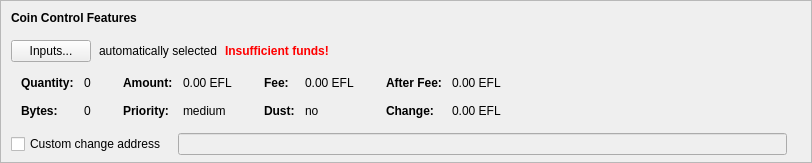
    <widget class="QFrame" name="frameCoinControl">
     <property name="sizePolicy">
      <sizepolicy hsizetype="Expanding" vsizetype="Expanding">
       <horstretch>0</horstretch>
       <verstretch>0</verstretch>
      </sizepolicy>
     </property>
     <property name="maximumSize">
      <size>
       <width>16777215</width>
       <height>16777215</height>
      </size>
     </property>
     <property name="frameShape">
      <enum>QFrame::StyledPanel</enum>
     </property>
     <property name="frameShadow">
      <enum>QFrame::Sunken</enum>
     </property>
     <layout class="QVBoxLayout" name="verticalLayoutCoinControl2">
      <property name="spacing">
       <number>0</number>
      </property>
      <property name="leftMargin">
       <number>0</number>
      </property>
      <property name="topMargin">
       <number>0</number>
      </property>
      <property name="rightMargin">
       <number>0</number>
      </property>
      <property name="bottomMargin">
       <number>6</number>
      </property>
      <item>
       <layout class="QVBoxLayout" name="verticalLayoutCoinControl" stretch="0,0,0,0,1">
        <property name="spacing">
         <number>0</number>
        </property>
        <property name="leftMargin">
         <number>10</number>
        </property>
        <property name="topMargin">
         <number>10</number>
        </property>
        <item>
         <layout class="QHBoxLayout" name="horizontalLayoutCoinControl1">
          <property name="bottomMargin">
           <number>15</number>
          </property>
          <item>
           <widget class="QLabel" name="labelCoinControlFeatures">
            <property name="sizePolicy">
             <sizepolicy hsizetype="Preferred" vsizetype="Maximum">
              <horstretch>0</horstretch>
              <verstretch>0</verstretch>
             </sizepolicy>
            </property>
            <property name="font">
             <font>
              <weight>75</weight>
              <bold>true</bold>
             </font>
            </property>
            <property name="styleSheet">
             <string notr="true">font-weight:bold;</string>
            </property>
            <property name="text">
             <string>Coin Control Features</string>
            </property>
           </widget>
          </item>
         </layout>
        </item>
        <item>
         <layout class="QHBoxLayout" name="horizontalLayoutCoinControl2" stretch="0,0,0,0">
          <property name="spacing">
           <number>8</number>
          </property>
          <property name="bottomMargin">
           <number>10</number>
          </property>
          <item>
           <widget class="QPushButton" name="pushButtonCoinControl">
            <property name="styleSheet">
             <string notr="true"/>
            </property>
            <property name="text">
             <string>Inputs...</string>
            </property>
            <property name="autoDefault">
             <bool>false</bool>
            </property>
           </widget>
          </item>
          <item>
           <widget class="QLabel" name="labelCoinControlAutomaticallySelected">
            <property name="text">
             <string>automatically selected</string>
            </property>
            <property name="margin">
             <number>5</number>
            </property>
           </widget>
          </item>
          <item>
           <widget class="QLabel" name="labelCoinControlInsuffFunds">
            <property name="font">
             <font>
              <weight>75</weight>
              <bold>true</bold>
             </font>
            </property>
            <property name="styleSheet">
             <string notr="true">color:red;font-weight:bold;</string>
            </property>
            <property name="text">
             <string>Insufficient funds!</string>
            </property>
            <property name="margin">
             <number>5</number>
            </property>
           </widget>
          </item>
          <item>
           <spacer name="horizontalSpacerCoinControl">
            <property name="orientation">
             <enum>Qt::Horizontal</enum>
            </property>
            <property name="sizeHint" stdset="0">
             <size>
              <width>40</width>
              <height>1</height>
             </size>
            </property>
           </spacer>
          </item>
         </layout>
        </item>
        <item>
         <widget class="QWidget" name="widgetCoinControl" native="true">
          <property name="sizePolicy">
           <sizepolicy hsizetype="Preferred" vsizetype="Preferred">
            <horstretch>0</horstretch>
            <verstretch>0</verstretch>
           </sizepolicy>
          </property>
          <property name="minimumSize">
           <size>
            <width>0</width>
            <height>0</height>
           </size>
          </property>
          <property name="styleSheet">
           <string notr="true"/>
          </property>
          <layout class="QHBoxLayout" name="horizontalLayoutCoinControl5">
           <property name="leftMargin">
            <number>0</number>
           </property>
           <property name="topMargin">
            <number>0</number>
           </property>
           <property name="rightMargin">
            <number>0</number>
           </property>
           <property name="bottomMargin">
            <number>0</number>
           </property>
           <item>
            <layout class="QHBoxLayout" name="horizontalLayoutCoinControl3" stretch="0,0,0,1">
             <property name="spacing">
              <number>20</number>
             </property>
             <property name="topMargin">
              <number>0</number>
             </property>
             <property name="bottomMargin">
              <number>10</number>
             </property>
             <item>
              <layout class="QFormLayout" name="formLayoutCoinControl1">
               <property name="horizontalSpacing">
                <number>10</number>
               </property>
               <property name="verticalSpacing">
                <number>14</number>
               </property>
               <property name="leftMargin">
                <number>10</number>
               </property>
               <property name="topMargin">
                <number>4</number>
               </property>
               <property name="rightMargin">
                <number>6</number>
               </property>
               <item row="0" column="0">
                <widget class="QLabel" name="labelCoinControlQuantityText">
                 <property name="font">
                  <font>
                   <weight>75</weight>
                   <bold>true</bold>
                  </font>
                 </property>
                 <property name="text">
                  <string>Quantity:</string>
                 </property>
                 <property name="margin">
                  <number>0</number>
                 </property>
                </widget>
               </item>
               <item row="0" column="1">
                <widget class="QLabel" name="labelCoinControlQuantity">
                 <property name="cursor">
                  <cursorShape>IBeamCursor</cursorShape>
                 </property>
                 <property name="contextMenuPolicy">
                  <enum>Qt::ActionsContextMenu</enum>
                 </property>
                 <property name="text">
                  <string notr="true">0</string>
                 </property>
                 <property name="margin">
                  <number>0</number>
                 </property>
                 <property name="textInteractionFlags">
                  <set>Qt::LinksAccessibleByMouse|Qt::TextSelectableByKeyboard|Qt::TextSelectableByMouse</set>
                 </property>
                </widget>
               </item>
               <item row="1" column="0">
                <widget class="QLabel" name="labelCoinControlBytesText">
                 <property name="font">
                  <font>
                   <weight>75</weight>
                   <bold>true</bold>
                  </font>
                 </property>
                 <property name="text">
                  <string>Bytes:</string>
                 </property>
                </widget>
               </item>
               <item row="1" column="1">
                <widget class="QLabel" name="labelCoinControlBytes">
                 <property name="cursor">
                  <cursorShape>IBeamCursor</cursorShape>
                 </property>
                 <property name="contextMenuPolicy">
                  <enum>Qt::ActionsContextMenu</enum>
                 </property>
                 <property name="text">
                  <string notr="true">0</string>
                 </property>
                 <property name="textInteractionFlags">
                  <set>Qt::LinksAccessibleByMouse|Qt::TextSelectableByKeyboard|Qt::TextSelectableByMouse</set>
                 </property>
                </widget>
               </item>
              </layout>
             </item>
             <item>
              <layout class="QFormLayout" name="formLayoutCoinControl2">
               <property name="horizontalSpacing">
                <number>10</number>
               </property>
               <property name="verticalSpacing">
                <number>14</number>
               </property>
               <property name="leftMargin">
                <number>6</number>
               </property>
               <property name="topMargin">
                <number>4</number>
               </property>
               <property name="rightMargin">
                <number>6</number>
               </property>
               <item row="0" column="0">
                <widget class="QLabel" name="labelCoinControlAmountText">
                 <property name="font">
                  <font>
                   <weight>75</weight>
                   <bold>true</bold>
                  </font>
                 </property>
                 <property name="text">
                  <string>Amount:</string>
                 </property>
                 <property name="margin">
                  <number>0</number>
                 </property>
                </widget>
               </item>
               <item row="0" column="1">
                <widget class="QLabel" name="labelCoinControlAmount">
                 <property name="cursor">
                  <cursorShape>IBeamCursor</cursorShape>
                 </property>
                 <property name="contextMenuPolicy">
                  <enum>Qt::ActionsContextMenu</enum>
                 </property>
                 <property name="text">
                  <string notr="true">0.00 EFL</string>
                 </property>
                 <property name="textInteractionFlags">
                  <set>Qt::LinksAccessibleByMouse|Qt::TextSelectableByKeyboard|Qt::TextSelectableByMouse</set>
                 </property>
                </widget>
               </item>
               <item row="1" column="0">
                <widget class="QLabel" name="labelCoinControlPriorityText">
                 <property name="font">
                  <font>
                   <weight>75</weight>
                   <bold>true</bold>
                  </font>
                 </property>
                 <property name="text">
                  <string>Priority:</string>
                 </property>
                </widget>
               </item>
               <item row="1" column="1">
                <widget class="QLabel" name="labelCoinControlPriority">
                 <property name="cursor">
                  <cursorShape>IBeamCursor</cursorShape>
                 </property>
                 <property name="contextMenuPolicy">
                  <enum>Qt::ActionsContextMenu</enum>
                 </property>
                 <property name="text">
                  <string notr="true">medium</string>
                 </property>
                 <property name="textInteractionFlags">
                  <set>Qt::LinksAccessibleByMouse|Qt::TextSelectableByKeyboard|Qt::TextSelectableByMouse</set>
                 </property>
                </widget>
               </item>
              </layout>
             </item>
             <item>
              <layout class="QFormLayout" name="formLayoutCoinControl3">
               <property name="horizontalSpacing">
                <number>10</number>
               </property>
               <property name="verticalSpacing">
                <number>14</number>
               </property>
               <property name="leftMargin">
                <number>6</number>
               </property>
               <property name="topMargin">
                <number>4</number>
               </property>
               <property name="rightMargin">
                <number>6</number>
               </property>
               <item row="0" column="0">
                <widget class="QLabel" name="labelCoinControlFeeText">
                 <property name="font">
                  <font>
                   <weight>75</weight>
                   <bold>true</bold>
                  </font>
                 </property>
                 <property name="text">
                  <string>Fee:</string>
                 </property>
                 <property name="margin">
                  <number>0</number>
                 </property>
                </widget>
               </item>
               <item row="0" column="1">
                <widget class="QLabel" name="labelCoinControlFee">
                 <property name="cursor">
                  <cursorShape>IBeamCursor</cursorShape>
                 </property>
                 <property name="contextMenuPolicy">
                  <enum>Qt::ActionsContextMenu</enum>
                 </property>
                 <property name="text">
                  <string notr="true">0.00 EFL</string>
                 </property>
                 <property name="textInteractionFlags">
                  <set>Qt::LinksAccessibleByMouse|Qt::TextSelectableByKeyboard|Qt::TextSelectableByMouse</set>
                 </property>
                </widget>
               </item>
               <item row="1" column="0">
                <widget class="QLabel" name="labelCoinControlLowOutputText">
                 <property name="font">
                  <font>
                   <weight>75</weight>
                   <bold>true</bold>
                  </font>
                 </property>
                 <property name="text">
                  <string>Dust:</string>
                 </property>
                </widget>
               </item>
               <item row="1" column="1">
                <widget class="QLabel" name="labelCoinControlLowOutput">
                 <property name="cursor">
                  <cursorShape>IBeamCursor</cursorShape>
                 </property>
                 <property name="contextMenuPolicy">
                  <enum>Qt::ActionsContextMenu</enum>
                 </property>
                 <property name="text">
                  <string notr="true">no</string>
                 </property>
                 <property name="textInteractionFlags">
                  <set>Qt::LinksAccessibleByMouse|Qt::TextSelectableByKeyboard|Qt::TextSelectableByMouse</set>
                 </property>
                </widget>
               </item>
              </layout>
             </item>
             <item>
              <layout class="QFormLayout" name="formLayoutCoinControl4">
               <property name="horizontalSpacing">
                <number>10</number>
               </property>
               <property name="verticalSpacing">
                <number>14</number>
               </property>
               <property name="leftMargin">
                <number>6</number>
               </property>
               <property name="topMargin">
                <number>4</number>
               </property>
               <property name="rightMargin">
                <number>6</number>
               </property>
               <item row="0" column="0">
                <widget class="QLabel" name="labelCoinControlAfterFeeText">
                 <property name="font">
                  <font>
                   <weight>75</weight>
                   <bold>true</bold>
                  </font>
                 </property>
                 <property name="text">
                  <string>After Fee:</string>
                 </property>
                 <property name="margin">
                  <number>0</number>
                 </property>
                </widget>
               </item>
               <item row="0" column="1">
                <widget class="QLabel" name="labelCoinControlAfterFee">
                 <property name="cursor">
                  <cursorShape>IBeamCursor</cursorShape>
                 </property>
                 <property name="contextMenuPolicy">
                  <enum>Qt::ActionsContextMenu</enum>
                 </property>
                 <property name="text">
                  <string notr="true">0.00 EFL</string>
                 </property>
                 <property name="textInteractionFlags">
                  <set>Qt::LinksAccessibleByMouse|Qt::TextSelectableByKeyboard|Qt::TextSelectableByMouse</set>
                 </property>
                </widget>
               </item>
               <item row="1" column="0">
                <widget class="QLabel" name="labelCoinControlChangeText">
                 <property name="font">
                  <font>
                   <weight>75</weight>
                   <bold>true</bold>
                  </font>
                 </property>
                 <property name="text">
                  <string>Change:</string>
                 </property>
                </widget>
               </item>
               <item row="1" column="1">
                <widget class="QLabel" name="labelCoinControlChange">
                 <property name="cursor">
                  <cursorShape>IBeamCursor</cursorShape>
                 </property>
                 <property name="contextMenuPolicy">
                  <enum>Qt::ActionsContextMenu</enum>
                 </property>
                 <property name="text">
                  <string notr="true">0.00 EFL</string>
                 </property>
                 <property name="textInteractionFlags">
                  <set>Qt::LinksAccessibleByMouse|Qt::TextSelectableByKeyboard|Qt::TextSelectableByMouse</set>
                 </property>
                </widget>
               </item>
              </layout>
             </item>
            </layout>
           </item>
          </layout>
         </widget>
        </item>
        <item>
         <layout class="QHBoxLayout" name="horizontalLayoutCoinControl4" stretch="0,0,0">
          <property name="spacing">
           <number>12</number>
          </property>
          <property name="sizeConstraint">
           <enum>QLayout::SetDefaultConstraint</enum>
          </property>
          <property name="topMargin">
           <number>5</number>
          </property>
          <property name="rightMargin">
           <number>5</number>
          </property>
          <item>
           <widget class="QCheckBox" name="checkBoxCoinControlChange">
            <property name="toolTip">
             <string>If this is activated, but the change address is empty or invalid, change will be sent to a newly generated address.</string>
            </property>
            <property name="text">
             <string>Custom change address</string>
            </property>
           </widget>
          </item>
          <item>
           <widget class="QValidatedLineEdit" name="lineEditCoinControlChange">
            <property name="enabled">
             <bool>false</bool>
            </property>
            <property name="sizePolicy">
             <sizepolicy hsizetype="Expanding" vsizetype="Fixed">
              <horstretch>0</horstretch>
              <verstretch>0</verstretch>
             </sizepolicy>
            </property>
           </widget>
          </item>
          <item>
           <widget class="QLabel" name="labelCoinControlChangeLabel">
            <property name="sizePolicy">
             <sizepolicy hsizetype="Preferred" vsizetype="Expanding">
              <horstretch>0</horstretch>
              <verstretch>0</verstretch>
             </sizepolicy>
            </property>
            <property name="minimumSize">
             <size>
              <width>0</width>
              <height>0</height>
             </size>
            </property>
            <property name="text">
             <string/>
            </property>
            <property name="margin">
             <number>3</number>
            </property>
           </widget>
          </item>
         </layout>
        </item>
        <item>
         <spacer name="verticalSpacerCoinControl">
          <property name="orientation">
           <enum>Qt::Vertical</enum>
          </property>
          <property name="sizeHint" stdset="0">
           <size>
            <width>800</width>
            <height>1</height>
           </size>
          </property>
         </spacer>
        </item>
       </layout>
      </item>
     </layout>
    </widget>
